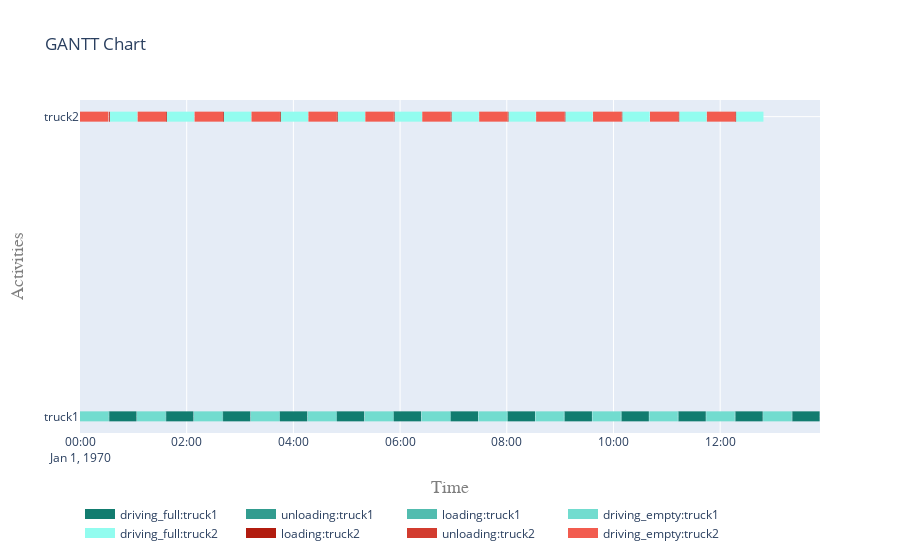

Notebook code for this chart:
### Code cell
# Plotting
fig_gantt = plot.get_gantt_chart([*trucks.values()], id_map=[*activities_d_truck.values()])
fig_step = plot.get_step_chart([source01, dump01])
